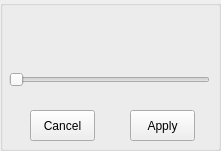
         <widget class="QGroupBox" name="SliderBox">
          <property name="geometry">
           <rect>
            <x>200</x>
            <y>600</y>
            <width>221</width>
            <height>151</height>
           </rect>
          </property>
          <property name="title">
           <string/>
          </property>
          <widget class="QSlider" name="horizontalSlider">
           <property name="geometry">
            <rect>
             <x>9</x>
             <y>70</y>
             <width>201</width>
             <height>20</height>
            </rect>
           </property>
           <property name="orientation">
            <enum>Qt::Orientation::Horizontal</enum>
           </property>
          </widget>
          <widget class="QPushButton" name="cancelButton">
           <property name="geometry">
            <rect>
             <x>30</x>
             <y>110</y>
             <width>65</width>
             <height>31</height>
            </rect>
           </property>
           <property name="text">
            <string>Cancel</string>
           </property>
           <property name="icon">
            <iconset>
             <normaloff>../../../Youssef Elkhatib/Desktop/cancel.png</normaloff>../../../Youssef Elkhatib/Desktop/cancel.png</iconset>
           </property>
          </widget>
          <widget class="QPushButton" name="applyButton">
           <property name="geometry">
            <rect>
             <x>130</x>
             <y>110</y>
             <width>65</width>
             <height>31</height>
            </rect>
           </property>
           <property name="text">
            <string>Apply</string>
           </property>
           <property name="icon">
            <iconset>
             <normaloff>../../../Youssef Elkhatib/Desktop/emblemdefault_93502.png</normaloff>../../../Youssef Elkhatib/Desktop/emblemdefault_93502.png</iconset>
           </property>
          </widget>
         </widget>
